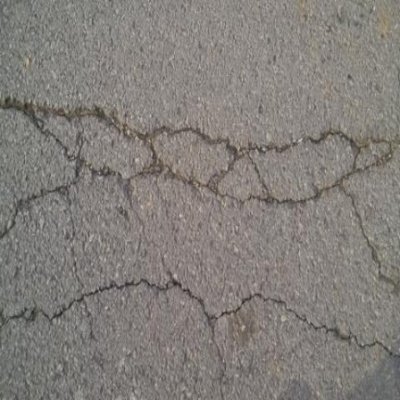
#> input picture tests/fixtures/images/crackseg9k__CFD_035.png, 400 x 400 px
$ python -i backgrounds.py   (imports and definitions only)
#> lines starting #> are read from the running program, lines starting #| are printed output that depends on the picture; after the words box and inside, x2 and y2 are one past the last pixel; in counts of white or black regions, pixels touching at a corner belong together
"""Verified crack-free background pool, grouped by material.

This module exists because of a single failure mode that is easy to create and
almost invisible afterwards: compositing a synthetic crack onto a background that
already contains a real, unlabelled crack. The resulting sample teaches the model
that real cracks are background -- the exact opposite of the goal -- and no amount
of downstream QA on mask alignment will reveal it, because the synthetic mask is
perfectly correct.

So a background is admitted only if ALL of these hold:
  1. role == 'negative' in the manifest (never 'positive', never 'hard_negative' --
     hard negatives are real defects and may include genuine cracks)
  2. its own mask is completely empty
  3. its source is on the allow-list of pools whose cracked half was excluded at
     adapter time by folder or label, not by inference

These are construction-level guarantees, which is why they are the whole defence.

A fourth rule was attempted and DELIBERATELY REMOVED: an unsupervised ridge screen
(black-hat and Frangi vesselness) meant to catch unlabelled dark linear structure.
Measured on 50 known-cracked vs 50 known-clean images it does not discriminate --
Frangi scored 7.87 vs 7.51 (medians), black-hat 0.004 vs 0.001 with p25/p75 ranges
that overlap almost completely. The reason is the same reason this project is hard:
industrial surfaces are full of thin dark linear structures (wood grain, brushed
metal, form lines, tar seams) that are indistinguishable from cracks to any
low-level filter. Shipping it with an arbitrary threshold would have rejected
either nothing or a random subset while implying a safety guarantee it cannot make.
The honest substitutes are rules 1-3 plus the per-material visual contact sheets
in qa.py, and -- once a model exists -- re-screening the pool with the model itself.
"""
import argparse
from pathlib import Path

import cv2
import numpy as np
import pandas as pd

ROOT = Path(__file__).resolve().parent.parent
CLEAN = ROOT / "data/clean"
OUT = ROOT / "data/backgrounds"
BG_SIZE = 512   # render above target 256 so downsampling anti-aliases

# Pools we have verified are crack-free by construction (see dataset/adapters.py):
#   crackseg9k  -> only the 'noncrack_*' subset is role=negative
#   sdnet       -> only Non-cracked/, the Cracked/ half is excluded entirely
#   ozgenel     -> only the Negative/ folder
#   dtd         -> the 'cracked' category is excluded
#   kolektor    -> only images whose GT mask is empty
#   magnetic    -> only MT_Free
#   severstal   -> only images absent from train.csv defect list
ALLOWED_SOURCES = {"crackseg9k", "sdnet", "ozgenel", "dtd",
                   "kolektor", "magnetic_tile", "severstal", "gc10", "wood"}

# gc10/neu_det/severstal-defective are hard negatives: real metal defects. They are
# excellent training negatives but must NOT be synthesis substrates, because a
# synthetic crack drawn over a real defect produces an ambiguous label.
SUBSTRATE_EXCLUDE_ROLES = {"positive", "hard_negative"}


# [19 lines left out: function usable_substrate, not called in this run]


def ridge_score(gray):
    """Rough 'does this contain a dark linear structure' score.

    Black-hat isolates thin dark features; we then ask how much of the image is
    covered by strong, elongated dark ridges. Real cracks score high; texture,
    grain and noise score low because they are not sustained ridges.
    """
    g = cv2.GaussianBlur(gray, (0, 0), 1.0)
    bh = cv2.morphologyEx(g, cv2.MORPH_BLACKHAT,
                          cv2.getStructuringElement(cv2.MORPH_ELLIPSE, (11, 11)))
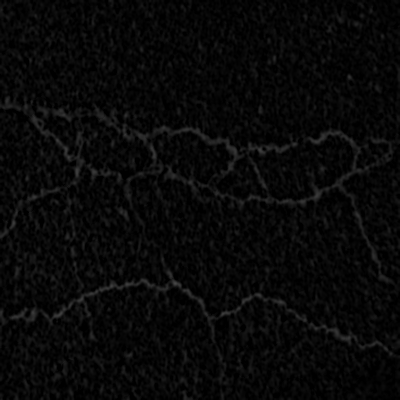
#> bh: shape (400, 400); min 0, max 71, mean 8.3
    if bh.max() < 8:
        return 0.0
    thr = max(12, int(np.percentile(bh, 99.5)))
#> thr = 44
    ridge = (bh >= thr).astype(np.uint8)
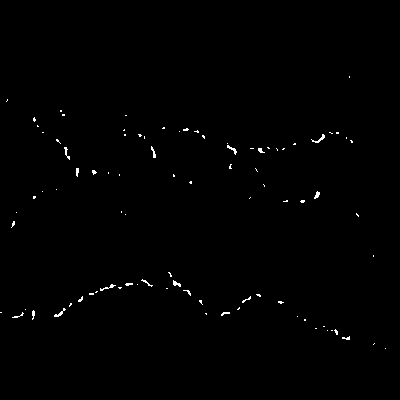
#> ridge: shape (400, 400); values 0 (black) and 1 (white), 0.51% white in thin lines or dots, all inside (x1, y1, x2, y2) = (0, 76, 386, 349)
    n, lab, stats, _ = cv2.connectedComponentsWithStats(ridge, 8)
#> lab: shape (400, 400) int32; 91 distinct labels, from 0 to 90
#> n = 91; stats = 91 rows, first 6: [0, 0, 400, 400, 159182], [349, 76, 1, 2, 2], [6, 99, 2, 3, 3], [60, 110, 2, 2, 4], [62, 114, 3, 2, 6], [125, 115, 2, 1, 2]
    score = 0.0
    for i in range(1, n):
        x, y, w, h, area = stats[i]
        if area < 30:
            continue
        elong = max(w, h) / max(1.0, min(w, h))
        if elong >= 3.0:                     # long and thin => crack-like
            score += area * min(elong, 12.0)
#> this loop made 90 passes
#> (x, y, w, h, area) on passes 27, 28, 31, 35, 45, 57: (64, 147, 6, 13, 29), (151, 146, 5, 12, 28), (258, 148, 7, 5, 21), (76, 168, 3, 9, 22), (314, 191, 6, 8, 27), (141, 279, 12, 8, 23)
#> (x, y, w, h, area, elong) on passes 19, 26, 58, 60: (311, 134, 14, 9, 38, 1.56), (227, 145, 10, 10, 33, 1), (173, 280, 8, 7, 30, 1.14), (100, 284, 16, 7, 33, 2.29)
#> after the loop, score = 0
    return float(score / gray.size)


# [210 lines left out: functions _restrict_to_train_side, build, harvest_from_positives, harvest_crops_from_split, main, not called in this run]

# [2 lines not run here, left out]

>>> import cv2
>>> picture = cv2.imread('../tests/fixtures/images/crackseg9k__CFD_035.png', cv2.IMREAD_GRAYSCALE)
>>> result = ridge_score(picture)
#> result = 0

$ run again, on tests/fixtures/images/crackseg9k__Ceramic_090.png
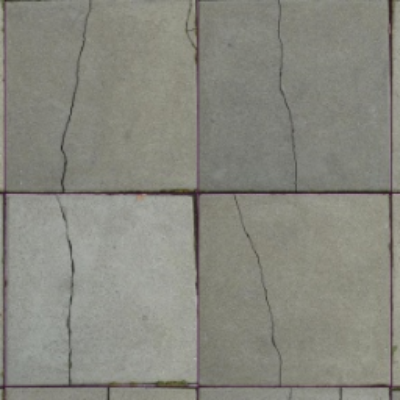
#> input picture tests/fixtures/images/crackseg9k__Ceramic_090.png, 400 x 400 px
#> in ridge_score, `bh = cv2.morphologyEx(g, cv2.MORPH_BLACKHAT, cv2.getStructuringElement..`:
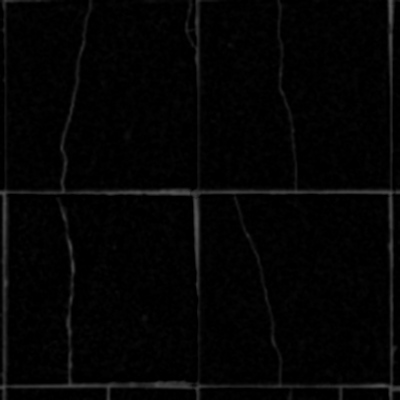
#> bh: shape (400, 400); min 0, max 89, mean 4.2
#> thr = 60
#> in ridge_score, `ridge = (bh >= thr).astype(np.uint8)`:
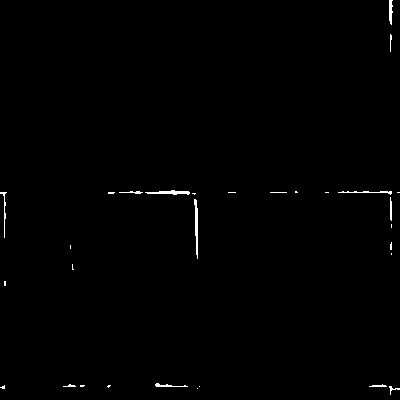
#> ridge: shape (400, 400); values 0 (black) and 1 (white), 0.55% white in thin lines or dots
#> lab: shape (400, 400) int32; 31 distinct labels, from 0 to 30
#> n = 31; stats = 31 rows, first 6: [0, 0, 400, 400, 159122], [389, 0, 4, 25, 75], [390, 34, 2, 18, 23], [119, 191, 24, 3, 37], [145, 190, 45, 5, 128], [295, 191, 3, 2, 5]
#> the loop in ridge_score, `for i in range(1, n):` made 30 passes
#> (x, y, w, h, area, elong, score) on passes 1, 3, 4, 6, 7, 14, 15, 22: (389, 0, 4, 25, 75, 6.25, 468.8), (119, 191, 24, 3, 37, 8, 764.8), (145, 190, 45, 5, 128, 9, 1916.8), (338, 191, 54, 4, 83, 13.5, 2912.8), (0, 192, 7, 46, 69, 6.57, 3366.2), (390, 197, 2, 24, 43, 12, 3882.2), (194, 199, 4, 60, 149, 15, 5670.2), (155, 383, 33, 4, 61, 8.25, 6173.4)
#> after the loop in ridge_score, `for i in range(1, n):`: score = 6371.4
#> result = 0.0398

$ run again, on tests/fixtures/images/crackseg9k__GAPS384_train_1169_541_1.png
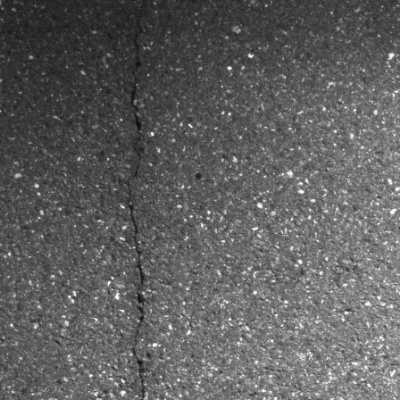
#> input picture tests/fixtures/images/crackseg9k__GAPS384_train_1169_541_1.png, 400 x 400 px
#> picture is the input picture: shape (400, 400); min 11, max 255, mean 95.5
#> in ridge_score, `bh = cv2.morphologyEx(g, cv2.MORPH_BLACKHAT, cv2.getStructuringElement..`:
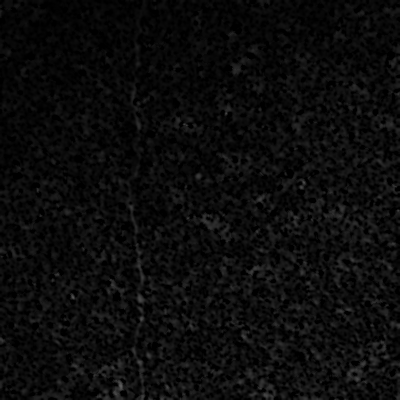
#> bh: shape (400, 400); min 0, max 92, mean 11.4
#> thr = 47
#> in ridge_score, `ridge = (bh >= thr).astype(np.uint8)`:
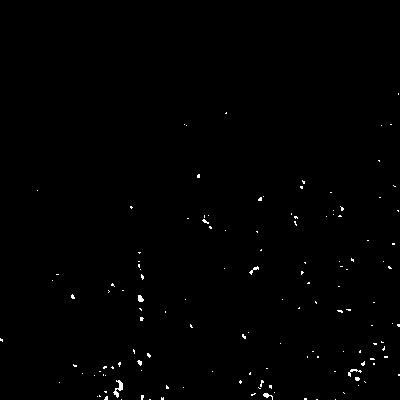
#> ridge: shape (400, 400); values 0 (black) and 1 (white), 0.53% white in thin lines or dots, all inside (x1, y1, x2, y2) = (0, 93, 400, 400)
#> lab: shape (400, 400) int32; 136 distinct labels, from 0 to 135
#> n = 136; stats = 136 rows, first 6: [0, 0, 400, 400, 159157], [398, 93, 1, 2, 2], [225, 112, 2, 2, 3], [184, 124, 1, 1, 1], [186, 125, 1, 1, 1], [381, 125, 1, 1, 1]
#> the loop in ridge_score, `for i in range(1, n):` made 135 passes
#> (x, y, w, h, area) on pass 44: (249, 266, 10, 9, 29)
#> after the loop in ridge_score, `for i in range(1, n):`: score = 0

$ run again, on tests/fixtures/images/crackseg9k__Rissbilder_for_Florian_9S6A2782_138_1828_2711_2269.png
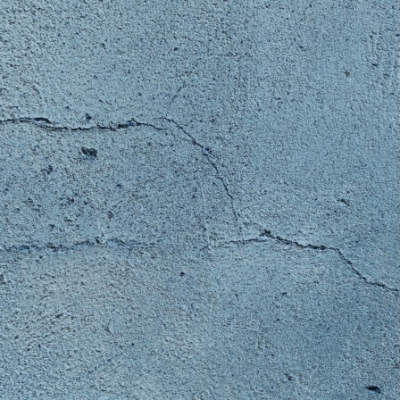
#> input picture tests/fixtures/images/crackseg9k__Rissbilder_for_Florian_9S6A2782_138_1828_2711_2269.png, 400 x 400 px
#> `picture = cv2.imread('../tests/fixtures/images/crackseg9k__CFD_035.png..`:
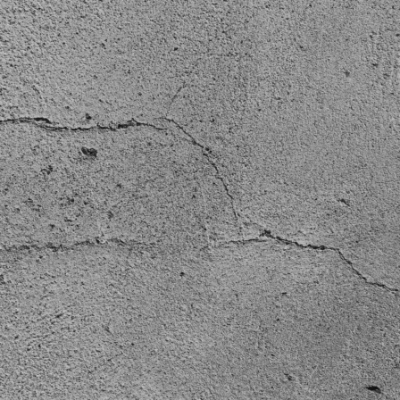
#> picture: shape (400, 400); min 17, max 193, mean 136.9
#> thr = 52
#> in ridge_score, `ridge = (bh >= thr).astype(np.uint8)`:
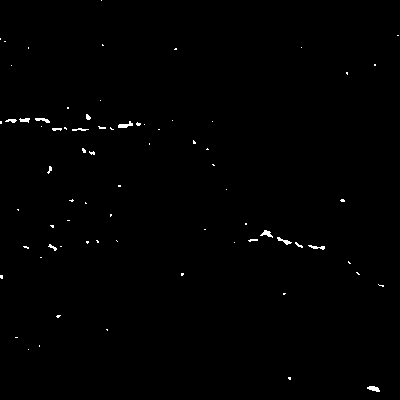
#> ridge: shape (400, 400); values 0 (black) and 1 (white), 0.51% white in thin lines or dots
#> lab: shape (400, 400) int32; 75 distinct labels, from 0 to 74
#> n = 75; stats = 75 rows, first 6: [0, 0, 400, 400, 159190], [101, 0, 1, 1, 1], [397, 35, 2, 1, 2], [0, 38, 1, 2, 2], [4, 41, 2, 1, 2], [102, 44, 2, 2, 3]
#> the loop in ridge_score, `for i in range(1, n):` made 74 passes
#> (x, y, w, h, area, elong, score) on passes 15, 17, 29, 58: (5, 119, 12, 4, 31, 3, 93), (35, 118, 15, 5, 43, 3, 222), (72, 128, 17, 3, 31, 5.67, 397.7), (308, 245, 17, 5, 42, 3.4, 540.5)
#> after the loop in ridge_score, `for i in range(1, n):`: score = 540.5
#> result = 0.00338
